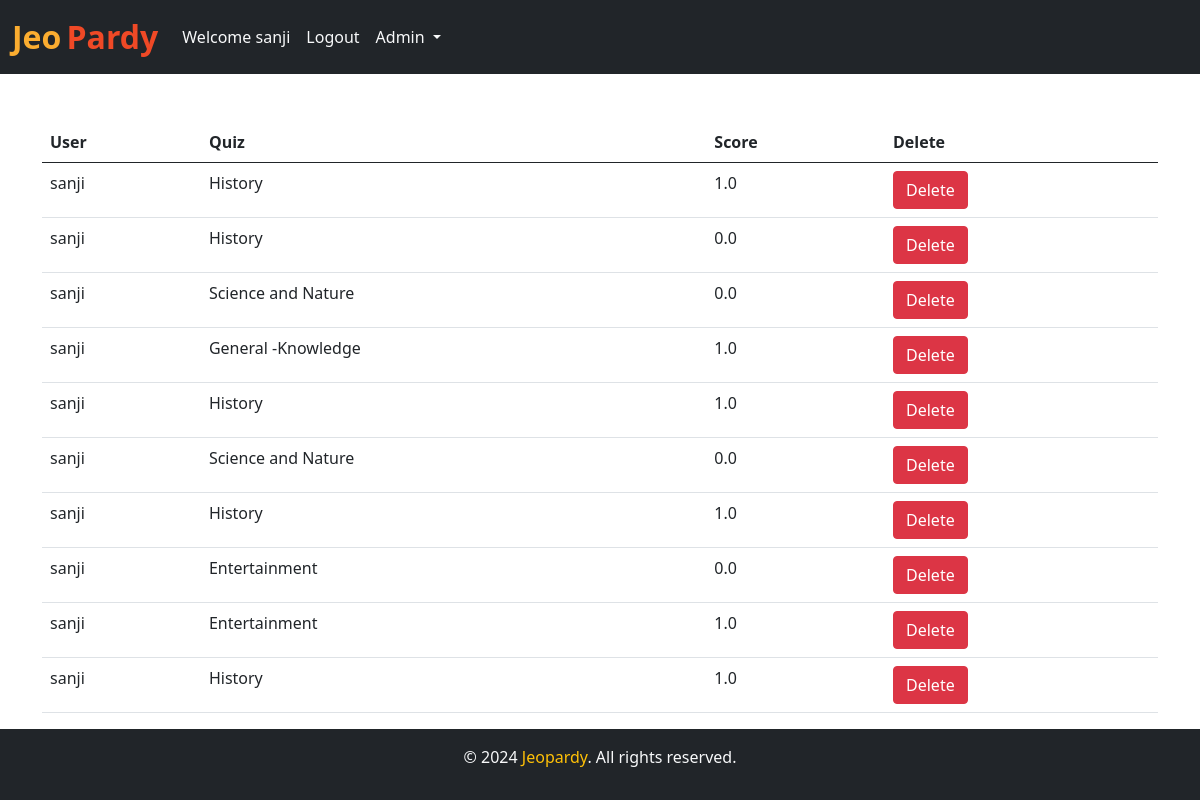
/quiz/results/ (signed in), run on the app's committed database.
### quizzes/models.py (models this page shows, shortened)
class Marks_Of_User(models.Model):
    quiz = models.ForeignKey(Quiz, on_delete=models.CASCADE)
    user = models.ForeignKey(User, on_delete=models.CASCADE)
    score = models.FloatField()

class Quiz(models.Model):
    name = models.CharField(max_length=50)
    desc = models.CharField(max_length=500)
    number_of_questions = models.IntegerField(default=1)
    time = models.IntegerField(help_text="Duration of the quiz in seconds", default="1")
    category = models.ForeignKey(Category, on_delete=models.CASCADE, null=True)
    def __str__(self):
        return self.name

### quizzes/views.py (the view)
# urls.py: path('results/', views.results, name='results'),
def results(request):
    marks = Marks_Of_User.objects.all()
    for mark in marks:
        user = mark.user
        email_type = 'quiz_results'
        mail_subject = 'Quiz Results'
        template = 'email.html'
        send_email(user, email_type, mail_subject, template)
    return render(request, "results.html", {'marks': marks})

### quizzes/views.py (called while the page is built)
def send_email(user, email_type, mail_subject, template):
    message = render_to_string(template, {
        'user': user,
        'type': email_type,
    })
    from_email = "JEOPARDY <moinaAkhanda@gmail.com>"
    send_email = EmailMultiAlternatives(mail_subject, '', to=[user.email], from_email=from_email, reply_to=[from_email])
    send_email.attach_alternative(message, 'text/html')

### quizzes/templates/email.html (shortened to what this page needs)
{% extends "base.html" %}

### core/templates/base.html (shortened to what this page needs)
<!doctype html>
<html lang="en">
  <head>
    <link href="https://cdn.jsdelivr.net/npm/bootstrap@5.0.2/dist/css/bootstrap.min.css" rel="stylesheet">
  </head>
  <body>
    <nav class="navbar navbar-expand-lg navbar-dark bg-dark ">
        <div class="container-fluid">
          <a class="navbar-brand" href="{% url 'home' %}"><span class="head1">Jeo</span> <span class="head2">Pardy</span></a>
          <div class="collapse navbar-collapse" id="navbarSupportedContent">
              {% if user.is_authenticated %}
              <ul class="navbar-nav me-auto mb-2 mb-lg-0">
                <li class="nav-item">
                  <a class="nav-link text-light" href="#">Welcome {{request.user}}</a>
                </li>
                <li class="nav-item">
                    <a class="nav-link text-light" href="{% url 'logout'%}">Logout</a>
                  </li>
                  {% if user.is_superuser %}
                  <div class="collapse navbar-collapse" id="navbarNavDarkDropdown">
                    <ul class="navbar-nav">
                      <li class="nav-item dropdown">
                        <a class="nav-link dropdown-toggle text-light" href="#" id="navbarDarkDropdownMenuLink" role="button" data-bs-toggle="dropdown" aria-expanded="false">
                          Admin
                        </a>
                      </li>
                    </ul>
                  </div>
                  {% endif %}
              </ul>
            {% endif %}
          </div>
        </div>
      </nav>
      {% block body %}
      {% endblock %}
  <div class="container-fluid">
    <div class="row">
      <div class="col-lg-12 bg-dark text-light text-center p-3">
        <p>&copy; 2024 <span class="text-warning">Jeopardy</span>. All rights reserved.</p>
      </div>
    </div>
  </div>
  </body>
</html>

### quizzes/templates/results.html (shortened to what this page needs)
{% extends 'base.html' %}
{% load static%}
{% block body %}
<div class="container mt-4">
      <br>
      <table class="table">
        <thead>
          <tr>
            <th>User</th>
            <th>Quiz</th>
            <th>Score</th>
            <th>Delete</th>
          </tr>
        </thead>
{% for mark in marks %}
<tr>
  <td>{{mark.user}}</td>
  <td>{{mark.quiz}}</td>
  <td>{{mark.score}}</td>
  <td><a href="{% url 'quizzes:delete_result' result_id=mark.id %}" class="btn btn-danger">Delete</a>
  </td>
</tr>
{% endfor %}
</table>
</div>
{% endblock %}

### core/templates/base.html (style rules this page uses)
.head1 { color: #FBAD30; font-size: 2rem; font-weight: bold; height: 50px; }
.head2 { color: #EF4926; font-size: 2rem; font-weight: bold; }

### data on the page
Marks_Of_User: user "sanji", quiz "History", score "1.0"
Marks_Of_User: user "sanji", quiz "History", score "0.0"
Marks_Of_User: user "sanji", quiz "Science and Nature", score "0.0"
Marks_Of_User: user "sanji", quiz "General -Knowledge", score "1.0"
Marks_Of_User: user "sanji", quiz "History", score "1.0"
Marks_Of_User: user "sanji", quiz "Science and Nature", score "0.0"
Marks_Of_User: user "sanji", quiz "History", score "1.0"
Marks_Of_User: user "sanji", quiz "Entertainment", score "0.0"
Marks_Of_User: user "sanji", quiz "Entertainment", score "1.0"
Marks_Of_User: user "sanji", quiz "History", score "1.0"

### other printed values
{{ request.user }} "sanji"
